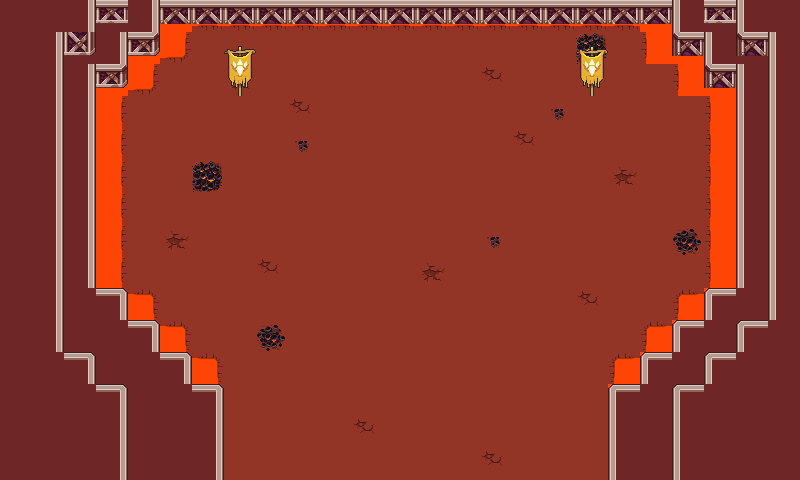

This is a level from a 2D game, rendered from its Tiled map with the project's own tilesets. A one-line summary and the map file follow, with tile-layer data summarised:
An orthogonal 25x15 tile map with 32x32 px tiles, 8 tile layers (Ground, Ground Object, Upper, Stairs, ...), 1 hidden layer not drawn, 8 tilesets.

<map version="1.5" tiledversion="1.6.0" orientation="orthogonal" renderorder="right-down" width="25" height="15" tilewidth="32" tileheight="32" infinite="0" nextlayerid="13" nextobjectid="2">
 <editorsettings>
  <export format="csv" />
 </editorsettings>
 <properties>
  <property name="level" type="int" value="1" />
 </properties>
 <tileset firstgid="1" name="grasslands_tiles" tilewidth="32" tileheight="32" tilecount="140" columns="5">
  <image source="../assets/map/grasslands/grasslands_tiles.png" width="160" height="896" />
 </tileset>
 <tileset firstgid="141" name="grasslands_tree_big" tilewidth="67" tileheight="82" tilecount="1" columns="1">
  <image source="../assets/map/grasslands/grasslands_tree_big.png" width="67" height="82" />
 </tileset>
 <tileset firstgid="142" name="grasslands_tree_small" tilewidth="32" tileheight="44" tilecount="1" columns="1">
  <image source="../assets/map/grasslands/grasslands_tree_small.png" width="32" height="44" />
 </tileset>
 <tileset firstgid="143" name="grasslands_tree_stump" tilewidth="32" tileheight="28" tilecount="1" columns="1">
  <image source="../assets/map/grasslands/grasslands_tree_stump.png" width="32" height="28" />
 </tileset>
 <tileset firstgid="144" name="collision" tilewidth="32" tileheight="32" tilecount="1" columns="1">
  <image source="../assets/map/collision.png" width="32" height="32" />
 </tileset>
 <tileset firstgid="145" name="LavaRuins_Base_54" tilewidth="32" tileheight="32" tilecount="90" columns="5">
  <image source="../assets/map/LavaRuins_Base_54.png" width="160" height="576" />
 </tileset>
 <tileset firstgid="235" name="LavaRuins_Coal_Spread" tilewidth="30" tileheight="31" tilecount="3" columns="3">
  <image source="../assets/map/LavaRuins_Coal_Spread.png" width="90" height="31" />
 </tileset>
 <tileset firstgid="238" name="bannerGoron" tilewidth="32" tileheight="32" tilecount="2" columns="1">
  <image source="../assets/map/bannerGoron.png" width="32" height="64" />
 </tileset>
 <layer id="1" name="Ground" width="25" height="15">
  <properties>
   <property name="level" type="int" value="0" />
  </properties>
  <data>[375 cells, 375 non-empty, 4 distinct tile ids]</data>
 </layer>
 <layer id="12" name="Ground Object" width="25" height="15">
  <data>[375 cells, 7 non-empty, 3 distinct tile ids]</data>
 </layer>
 <layer id="6" name="Upper" width="25" height="15">
  <properties>
   <property name="level" type="int" value="1" />
  </properties>
  <data>[375 cells, 0 non-empty, 0 distinct tile ids]</data>
 </layer>
 <layer id="7" name="Stairs" width="25" height="15">
  <properties>
   <property name="level" type="int" value="-2" />
  </properties>
  <data>[375 cells, 0 non-empty, 0 distinct tile ids]</data>
 </layer>
 <layer id="2" name="Objects" width="25" height="15">
  <data>[375 cells, 163 non-empty, 16 distinct tile ids]</data>
 </layer>
 <layer id="9" name="Player Layer" width="25" height="15">
  <data>[375 cells, 48 non-empty, 8 distinct tile ids]</data>
 </layer>
 <layer id="11" name="Passable" width="25" height="15">
  <data>[375 cells, 0 non-empty, 0 distinct tile ids]</data>
 </layer>
 <layer id="10" name="Spawn" width="25" height="15">
  <properties>
   <property name="spawn" type="int" value="1" />
  </properties>
  <data>[375 cells, 0 non-empty, 0 distinct tile ids]</data>
 </layer>
 <layer id="8" name="collision" width="25" height="15" visible="0">
  <properties>
   <property name="collision" type="int" value="1" />
  </properties>
  <data>[375 cells, 102 non-empty, 1 distinct tile ids]</data>
 </layer>
</map>
